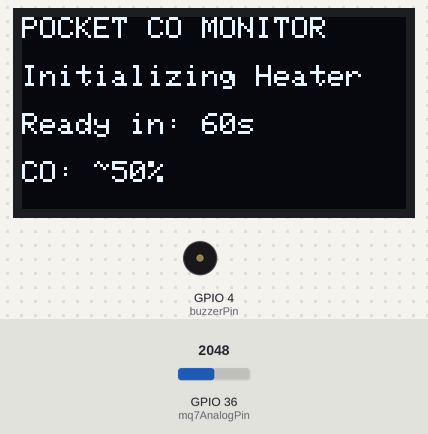
The sketch below on a simulated ESP32. Shown: 128×64 one-colour display, buzzer (waves = sounding). Inputs (shaded band) come from the test bench; at power-on: GPIO 36 (mq7AnalogPin) = 2048. What the sketch prints to the serial monitor is not drawn.

Above: at 0.3 s.
1.3 s: GPIO 36 (mq7AnalogPin) set to 2866
At 2.1 s:
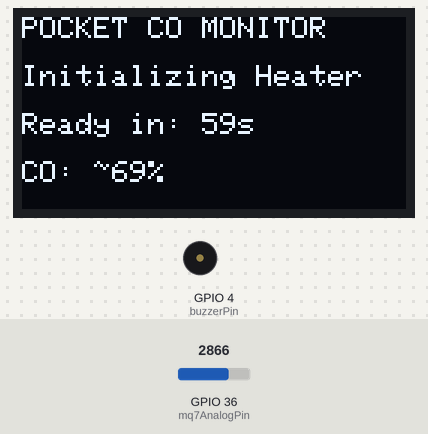
3.8 s: GPIO 36 (mq7AnalogPin) set to 3603
At 4.4 s:
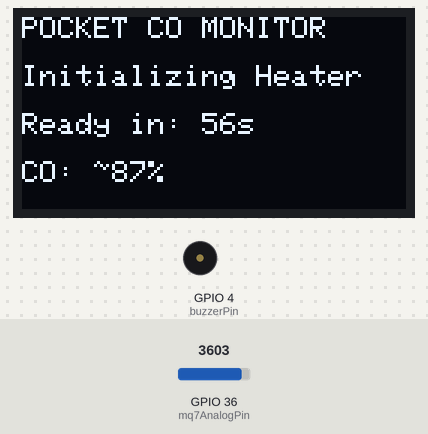
6.8 s: GPIO 36 (mq7AnalogPin) set to 4095
At 60.84 s:
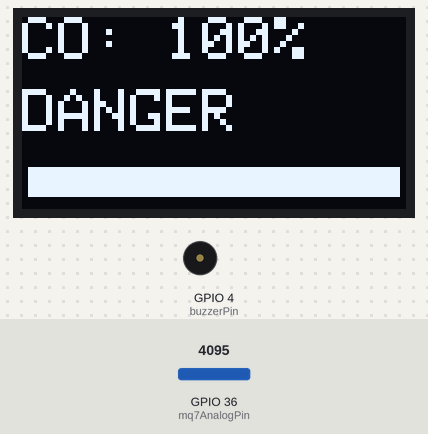
Timing chart, 0 to 62.0 s (numbered marks = the images above; inputs shaded):
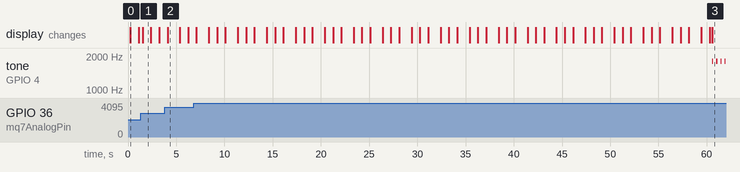

Measured:
- what the display in image 0 shows lasts 0.9 s, from 0.2 s to 1.1 s

The sketch:

pocket_co_monitor.ino
```cpp
#include <Wire.h>
#include <Adafruit_GFX.h>
#include <Adafruit_SSD1306.h>

#define SCREEN_WIDTH 128
#define SCREEN_HEIGHT 64
#define OLED_ADDR 0x3C

Adafruit_SSD1306 display(SCREEN_WIDTH, SCREEN_HEIGHT, &Wire, -1);

const int mq7AnalogPin = 36;
const int buzzerPin    = 4;

const int SAMPLES = 30;
const unsigned long WARMUP_TIME_MS = 60000;

long analogTotal = 0;

const int CO_SAFE   = 10;
const int CO_WARN   = 30;

unsigned long lastBeep = 0;
int beepInterval = 1000;

bool isWarmingUp = true;
unsigned long warmupStart = 0;

void setup() {
  Serial.begin(115200);
  pinMode(buzzerPin, OUTPUT);
  digitalWrite(buzzerPin, LOW);

  if (!display.begin(SSD1306_SWITCHCAPVCC, OLED_ADDR)) {
    Serial.println(F("OLED not found. Check I2C address"));
  }

  display.clearDisplay();
  display.setTextSize(1);
  display.setTextColor(SSD1306_WHITE);
  display.setCursor(0, 0);
  display.println(F("POCKET CO MONITOR"));
  display.setCursor(0, 16);
  display.println(F("Warming Up..."));
  display.display();

  warmupStart = millis();
  isWarmingUp = true;
}

void loop() {
  analogTotal = 0;
  for (int i = 0; i < SAMPLES; i++) {
    analogTotal += analogRead(mq7AnalogPin);
    delay(5);
  }
  int rawADC = analogTotal / SAMPLES;
  if (rawADC > 4095) rawADC = 4095;
  if (rawADC < 0)   rawADC = 0;

  int coPercent = map(rawADC, 0, 4095, 0, 100);

  unsigned long elapsedWarmup = millis() - warmupStart;
  if (isWarmingUp && elapsedWarmup < WARMUP_TIME_MS) {
    int secLeft = (WARMUP_TIME_MS - elapsedWarmup) / 1000;
    display.clearDisplay();
    display.setTextSize(1);
    display.setTextColor(SSD1306_WHITE);
    display.setCursor(0, 0);
    display.println(F("POCKET CO MONITOR"));
    display.setCursor(0, 16);
    display.println(F("Initializing Heater"));
    display.setCursor(0, 32);
    display.print(F("Ready in: "));
    display.print(secLeft + 1);
    display.print(F("s"));
    display.setCursor(0, 48);
    display.print(F("CO: ~"));
    display.print(coPercent);
    display.print(F("%"));
    display.display();

    noTone(buzzerPin);
    digitalWrite(buzzerPin, LOW);
    delay(250);
    return;
  } else if (isWarmingUp) {
    isWarmingUp = false;
    display.clearDisplay();
    display.display();
    delay(250);
  }

  String statusText = "SAFE";
  bool alertWarn   = false;
  bool alertDanger = false;

  if (coPercent <= CO_SAFE) {
    statusText  = "SAFE";
    alertWarn   = false;
    alertDanger = false;
    beepInterval = 1500;
  } else if (coPercent <= CO_WARN) {
    statusText  = "WARNING";
    alertWarn   = true;
    alertDanger = false;
    beepInterval = 800;
  } else {
    statusText  = "DANGER";
    alertWarn   = false;
    alertDanger = true;
    beepInterval = 250;
  }

  display.clearDisplay();
  display.setTextSize(2);
  display.setCursor(0, 0);
  display.print(F("CO: "));
  display.print(coPercent);
  display.print(F("%"));

  display.setTextSize(2);
  display.setCursor(0, 24);
  display.print(statusText);

  int barWidth = map(coPercent, 0, 100, 0, 124);
  display.drawRect(2, 50, 124, 10, SSD1306_WHITE);
  if (barWidth > 0) {
    display.fillRect(2, 50, barWidth, 10, SSD1306_WHITE);
  }

  display.display();

  unsigned long now = millis();
  if ((alertWarn || alertDanger) && (now - lastBeep >= beepInterval)) {
    lastBeep = now;
    tone(buzzerPin, 1800, 120);
  } else if (!alertWarn && !alertDanger) {
    noTone(buzzerPin);
  }

  Serial.print(F("Raw ADC: "));
  Serial.print(rawADC);
  Serial.print(F(" | CO %: "));
  Serial.print(coPercent);
  Serial.print(F(" | Status: "));
  Serial.println(statusText);

  delay(250);
}
```
